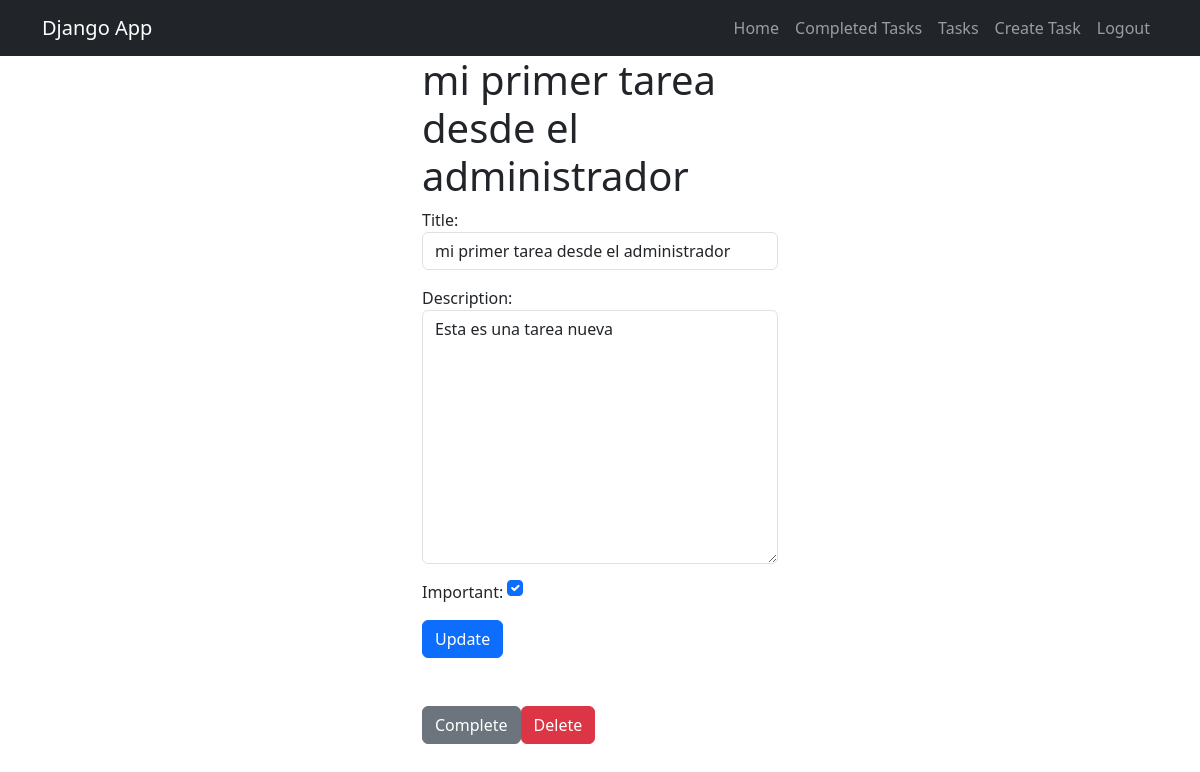
The page /tasks/1 (signed in) on the database its author committed.
### tasks/models.py (models this page shows, shortened)
class Task(models.Model):
    title = models.CharField(max_length=150)
    description = models.TextField(blank=True)
    created = models.DateTimeField(auto_now_add=True)
    datecompleted = models.DateTimeField(null=True, blank=True)
    important = models.BooleanField(default=False)
    user = models.ForeignKey(User, on_delete=models.CASCADE)

### tasks/views.py (the view, shortened to what this page needs)
# urls.py: path('tasks/<int:task_id>', views.task_detail, name='task_detail'),
@login_required
def task_detail(request, task_id):
    if request.method == 'GET':
        task = get_object_or_404(Task, pk=task_id)
        form = TaskForm(instance=task)
        return render(request, 'task_detail.html', {'task': task, 'form': form})

### tasks/forms.py
class TaskForm(forms.ModelForm):
    class Meta:
        model = Task
        fields = ['title', 'description', 'important']
        widgets = {
            'title': forms.TextInput(attrs={'class': 'form-control'}),
            'description': forms.Textarea(attrs={'class': 'form-control', 'placeholder': 'Write a Description'}),
            'important' : forms.CheckboxInput(attrs={'class' : 'form-check-input m-auto'}),
        }

### tasks/templates/task_detail.html (shortened to what this page needs)
{% extends 'base.html' %}
{% block content %}
<main class="container">
    <div class="row">
        <div class="col-md-4 offset-md-4">
            <h1>{{task.title}}</h1>
            <form method="POST">
                {{form.as_p}}
                <button class="btn btn-primary">Update</button>
            </form>
            <div class="mt-5 d-flex">
                <form method="POST" action="{% url 'complete_task' task.id %}">
                    <button class="btn btn-secondary">Complete</button>
                </form>
                <form method="POST" action="{% url 'delete_task' task.id %}">
                    <button class="btn btn-danger">Delete</button>
                </form>
            </div>
        </div>
    </div>
</main>
{% endblock %}

### rows shown on the page
Task: title "mi primer tarea desde el administrador", description "Esta es una tarea nueva", important "☑"
